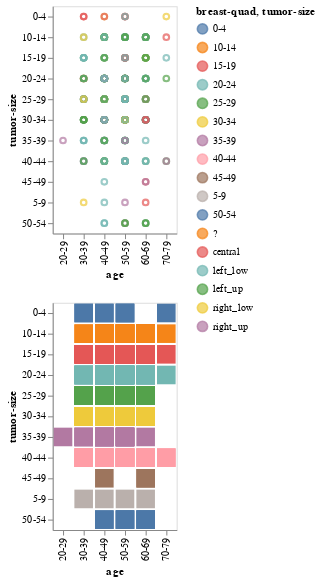

The cell this chart's notebook holds for it:
### Markdown cell above
In two previous graphs. we tried to combined to graphs with each other in two different ways(in the first way two graphs are next to each other and in the second way, one of graphs is above another one.)

### Code cell
interval = alt.selection_interval(encodings=["y"])

scatter = alt.Chart(df).mark_point().encode(
    x = "age" ,
    y = "tumor-size" ,
    color = alt.condition(interval, "breast-quad", alt.value("lightgray"))
).properties(
    selection = interval
)

bar = alt.Chart(df).mark_bar().encode(
    x = "age" ,
    y = "tumor-size" ,
    color = "tumor-size"
).transform_filter(
    interval
)

alt.vconcat(scatter, bar)

### Figure 1 — Vega-Lite specification as saved in the notebook (floating-point values rounded to 4 significant figures; data arrays with more than 128 entries replaced by an {"elided": "..."} marker saying what was removed)
{"config": {"view": {"continuousWidth": 400, "continuousHeight": 300}}, "vconcat": [{"mark": "point", "encoding": {"color": {"condition": {"type": "nominal", "field": "breast-quad", "selection": "selector003"}, "value": "lightgray"}, "x": {"type": "nominal", "field": "age"}, "y": {"type": "nominal", "field": "tumor-size"}}, "selection": {"selector003": {"type": "interval", "encodings": ["y"]}}}, {"mark": "bar", "encoding": {"color": {"type": "nominal", "field": "tumor-size"}, "x": {"type": "nominal", "field": "age"}, "y": {"type": "nominal", "field": "tumor-size"}}, "transform": [{"filter": {"selection": "selector003"}}]}], "data": {"name": "data-b9af3c7986ad23aec6821fde2ccb71ef"}, "$schema": "https://vega.github.io/schema/vega-lite/v4.8.1.json", "datasets": {"data-b9af3c7986ad23aec6821fde2ccb71ef": {"elided": "286 records"}}}
